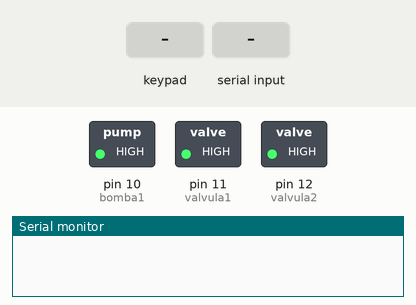
A sketch run on a simulated Arduino Uno, built with avr-gcc and run on an emulated ATmega328P. Parts: switched loads named in the sketch (green lamp = pin HIGH), the last lines printed to the serial monitor. Inputs (shaded band) come from the test bench. The local clock reads 2024-03-15 10:24:30 at power-on unless the sketch sets it.

Above: at 1.2 s.
1.3 s: key '1' pressed
At 2.0 s:
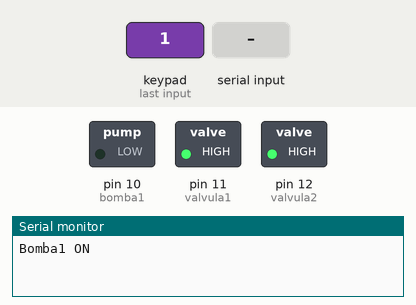
2.8 s: keypad keys 5 4 3 2 pressed 0.4 s apart
At 5.2 s:
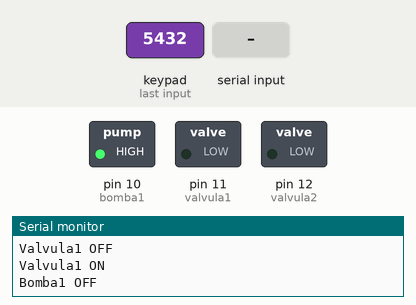
5.9 s: "6" received over Serial
At 6.7 s:
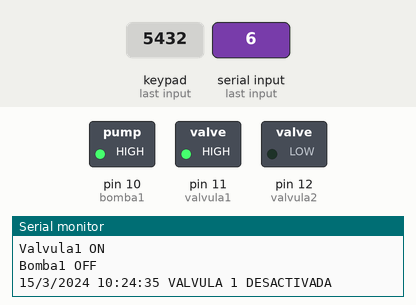
7.4 s: key '3' pressed
At 8.0 s:
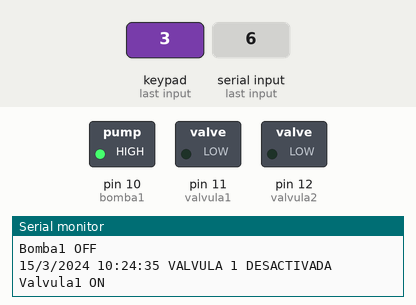
8.9 s: keypad keys 9 8 7 6 pressed 0.4 s apart
At 11.3 s:
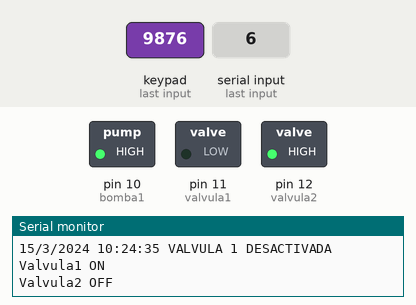
12.0 s: "1" received over Serial
At 12.5 s:
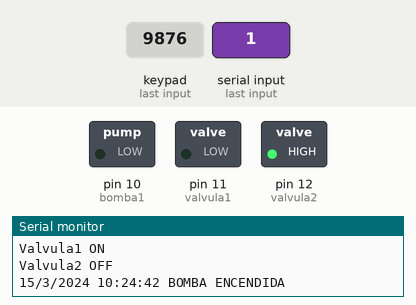
Timing chart, 0 to 14.5 s (numbered marks = the images above; inputs shaded):
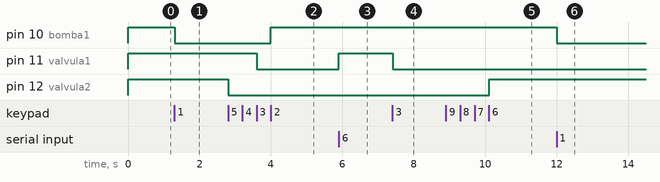

The sketch:

riego_reloj_visual_Basic.ino
```cpp
#include <Wire.h>
#include "RTClib.h"
#include <Keypad.h>
// Declaramos un RTC DS3231
//Las variables utilizadas para la utilizacion del teclado
const byte ROWS = 4;
const byte COLS = 4;
int validacion=0;
int clave=0;
//Teclado
char keys[ROWS][COLS] =
{
 {'1','2','3','A'},
 {'4','5','6','E'},
 {'7','8','9','I'},
 {'*','0','U','O'}
};
//Ubicación de pines para la conexion arduino y teclado
byte rowPins[ROWS] = {9,8,7,6}; //Filas(pines del 9 al 6)
byte colPins[COLS] = {5,4,3,2}; //Columnas (pines del 5 al 2)
Keypad keypad = Keypad( makeKeymap(keys), rowPins, colPins, ROWS, COLS );
RTC_DS1307 rtc;
int option=0;
int bomba1=10;
int valvula1=11;
int valvula2=12;
int sensor=0;
void setup ()
{
    pinMode(bomba1, OUTPUT);

    pinMode(valvula1, OUTPUT);
    pinMode(valvula2, OUTPUT);
    Serial.begin(9600);

    digitalWrite(bomba1, HIGH);
    digitalWrite(valvula1, HIGH);
    digitalWrite(valvula2, HIGH);
    // Comprobamos si tenemos el RTC conectado
    if (! rtc.begin())
    {
    Serial.println("No hay un módulo RTC");
    while (1);
    }
    // Ponemos en hora, solo la primera vez, luego comentar y volver a cargar.
    // Ponemos en hora con los valores de la fecha y la hora en que el sketch ha sido compilado.
    //rtc.adjust(DateTime(F(__DATE__), F(__TIME__)));
}
void loop ()
{


if (Serial.available()>0)
  {
    //leemos la opcion enviada
    option=Serial.read();
    DateTime now = rtc.now();
    Serial.print(now.day());
    Serial.print('/');
    Serial.print(now.month());
    Serial.print('/');
    Serial.print(now.year());
    Serial.print(" ");
    Serial.print(now.hour());
    Serial.print(':');
    Serial.print(now.minute());
    Serial.print(':');
    Serial.print(now.second());

    if(option=='1')
    {
      Serial.print(" BOMBA ENCENDIDA");
      digitalWrite(bomba1, LOW);
      option=0;
    }
    if(option=='2')
    {
      Serial.print(" BOMBA APAGADA");
      digitalWrite(bomba1, HIGH);
      option=0;
    }
     if(option=='3')
    {
      Serial.print(" HUMEDAD = ");
      sensor= (analogRead(0)*100)/1000;
      Serial.print(sensor);
      option=0;
    }

////////////////////////////////////////////
    if(option=='5')
    {
      Serial.print(" VALVULA 1 ACTIVADA");
      digitalWrite(valvula1, LOW);
      option=0;
    }
    if(option=='6')
    {
      Serial.print(" VALVULA 1 DESACTIVADA");
      digitalWrite(valvula1, HIGH);
      option=0;
    }
     if(option=='7')
    {
      Serial.print(" VALVULA 2 ACTIVADA");
      digitalWrite(valvula2, LOW);
      option=0;
    }
    if(option=='8')
    {
      Serial.print(" VALVULA 2 DESACTIVADA");
      digitalWrite(valvula2, HIGH);
      option=0;
    }
    Serial.println();
    delay(200);
  }

//funcion que detecta una tecla presionada
  char key = keypad.getKey();
/////////////////////////////////////////
if(key)
  {
    switch (key)
    {
        case '1':                            //Cuando key "1" es oprimida...

          Serial.println("Bomba1 ON");              //El monitor serial se escribe 1
          digitalWrite(bomba1, LOW);             //El sonido se enciende
    }
  }
 if(key)
  {
    switch (key)
    {
        case '2':                            //Cuando key "1" es oprimida...

          Serial.println("Bomba1 OFF");              //El monitor serial se escribe 1
          digitalWrite(bomba1, HIGH);             //El sonido se enciende
    }
  }
  if(key)
  {
    switch (key)
    {
        case '3':                            //Cuando key "1" es oprimida...

          Serial.println("Valvula1 ON");              //El monitor serial se escribe 1
          digitalWrite(valvula1, LOW);             //El sonido se enciende
    }
  }
  if(key)
  {
    switch (key)
    {
        case '4':                            //Cuando key "1" es oprimida...

         Serial.println("Valvula1 OFF");              //El monitor serial se escribe 1
          digitalWrite(valvula1, HIGH);             //El sonido se enciende
    }
  }
  if(key)
  {
    switch (key)
    {
        case '5':                            //Cuando key "1" es oprimida...

          Serial.println("Valvula2 ON");              //El monitor serial se escribe 1
          digitalWrite(valvula2, LOW);             //El sonido se enciende
    }
  }
  if(key)
  {
    switch (key)
    {
        case '6':                            //Cuando key "1" es oprimida...

          Serial.println("Valvula2 OFF");              //El monitor serial se escribe 1
          digitalWrite(valvula2, HIGH);             //El sonido se enciende
    }
  }

}
```

Measured:
- after the input at 1.3 s, pin 10 (bomba1): HIGH → LOW at once
- after the input at 2.8 s, pin 10 (bomba1): LOW → HIGH after 1.2 s; pin 11 (valvula1): HIGH → LOW after 0.81 s; pin 12 (valvula2): HIGH → LOW at once
- after the input at 5.9 s, pin 11 (valvula1): LOW → HIGH at once
- after the input at 7.4 s, pin 11 (valvula1): HIGH → LOW at once
- after the input at 8.9 s, pin 12 (valvula2): LOW → HIGH after 1.2 s
- after the input at 12.0 s, pin 10 (bomba1): HIGH → LOW at once
